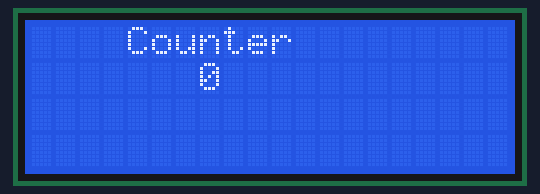
This sketch was run on a simulated Arduino Uno, built with avr-gcc and run on an emulated ATmega328P. Shown: 20×4 character LCD.

Above: at 0.1 s.
At 1.1 s:
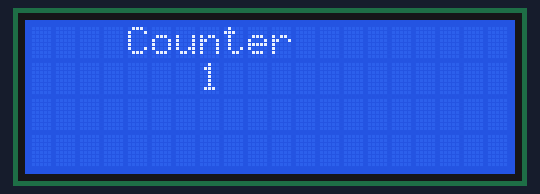
At 4.1 s:
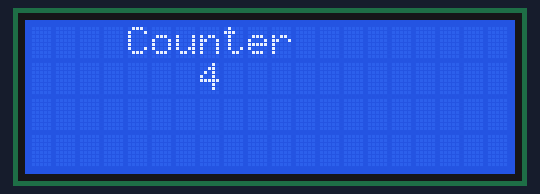

The sketch:

Marker_Counter_LCD.ino
```cpp
#include <SPI.h>
#include <Wire.h>
#include <LiquidCrystal_I2C.h>

LiquidCrystal_I2C lcd(0x27,20,4);

void setup() {
  // put your setup code here, to run once:
  lcd.init();
  lcd.backlight();
  Serial.begin(9600);
}

void loop() {
  // put your main code here, to run repeatedly:
   lcd.setCursor(4,0);
   lcd.print("Counter");

   for (int i=0; i<10; i++) {
    lcd.setCursor(7,1);
    lcd.print(i);
    delay(1000);
   }


}
```

Measured:
- by itself, everything shown: repeats every 10.0 s, in 10 steps
- what the display in image 2 shows lasts 1.0 s, from 4.1 s to 5.1 s
